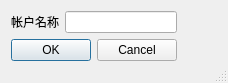
<?xml version="1.0" encoding="UTF-8"?>
<ui version="4.0">
 <class>CreateAccountDlg</class>
 <widget class="QDialog" name="CreateAccountDlg">
  <property name="enabled">
   <bool>true</bool>
  </property>
  <property name="geometry">
   <rect>
    <x>0</x>
    <y>0</y>
    <width>228</width>
    <height>83</height>
   </rect>
  </property>
  <property name="minimumSize">
   <size>
    <width>0</width>
    <height>0</height>
   </size>
  </property>
  <property name="windowTitle">
   <string>请输入新的帐户名称</string>
  </property>
  <property name="locale">
   <locale language="Chinese" country="China"/>
  </property>
  <property name="sizeGripEnabled">
   <bool>true</bool>
  </property>
  <property name="modal">
   <bool>true</bool>
  </property>
  <layout class="QFormLayout" name="formLayout">
   <item row="0" column="0">
    <layout class="QVBoxLayout" name="verticalLayout">
     <item>
      <layout class="QHBoxLayout" name="horizontalLayout">
       <item>
        <widget class="QLabel" name="label">
         <property name="text">
          <string>帐户名称</string>
         </property>
        </widget>
       </item>
       <item>
        <widget class="QLineEdit" name="NewAccountName"/>
       </item>
      </layout>
     </item>
     <item>
      <widget class="QDialogButtonBox" name="buttonBox">
       <property name="orientation">
        <enum>Qt::Horizontal</enum>
       </property>
       <property name="standardButtons">
        <set>QDialogButtonBox::Cancel|QDialogButtonBox::Ok</set>
       </property>
      </widget>
     </item>
    </layout>
   </item>
  </layout>
 </widget>
 <resources/>
 <connections>
  <connection>
   <sender>buttonBox</sender>
   <signal>accepted()</signal>
   <receiver>CreateAccountDlg</receiver>
   <slot>accept()</slot>
   <hints>
    <hint type="sourcelabel">
     <x>248</x>
     <y>254</y>
    </hint>
    <hint type="destinationlabel">
     <x>157</x>
     <y>274</y>
    </hint>
   </hints>
  </connection>
  <connection>
   <sender>buttonBox</sender>
   <signal>rejected()</signal>
   <receiver>CreateAccountDlg</receiver>
   <slot>reject()</slot>
   <hints>
    <hint type="sourcelabel">
     <x>316</x>
     <y>260</y>
    </hint>
    <hint type="destinationlabel">
     <x>286</x>
     <y>274</y>
    </hint>
   </hints>
  </connection>
 </connections>
</ui>
